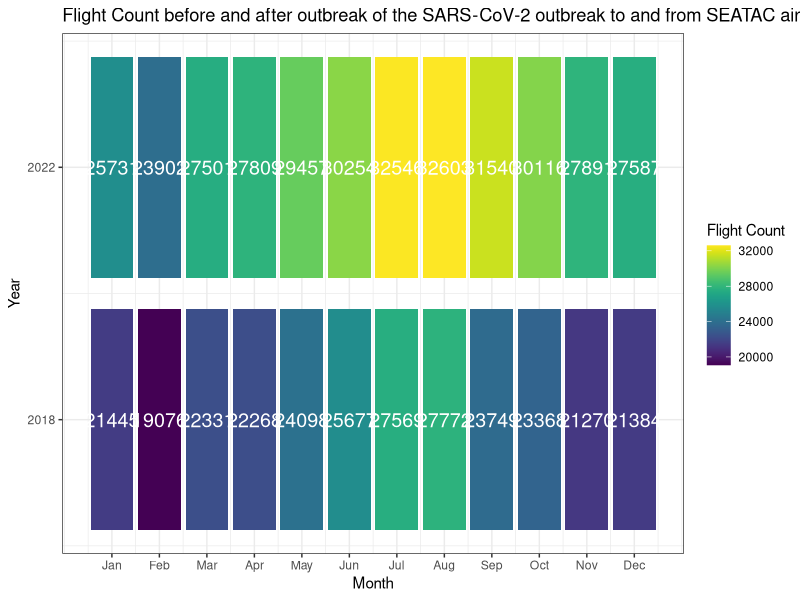
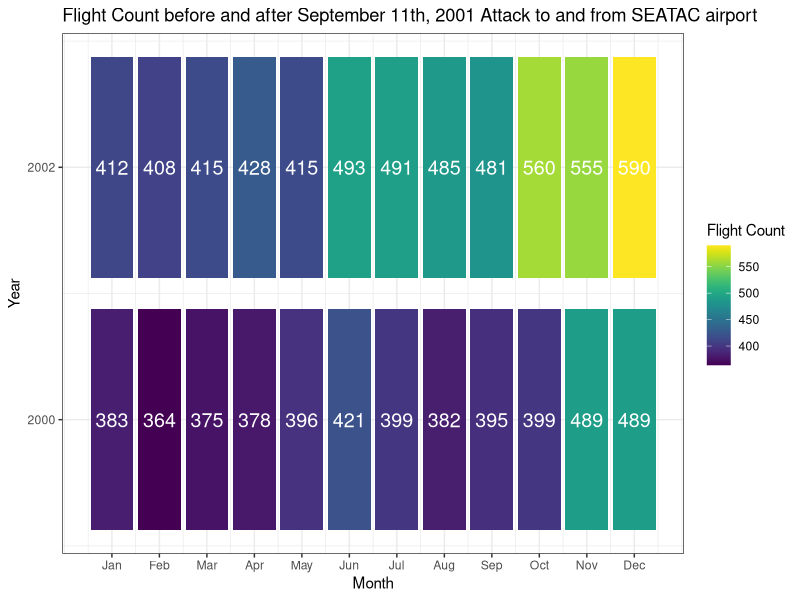
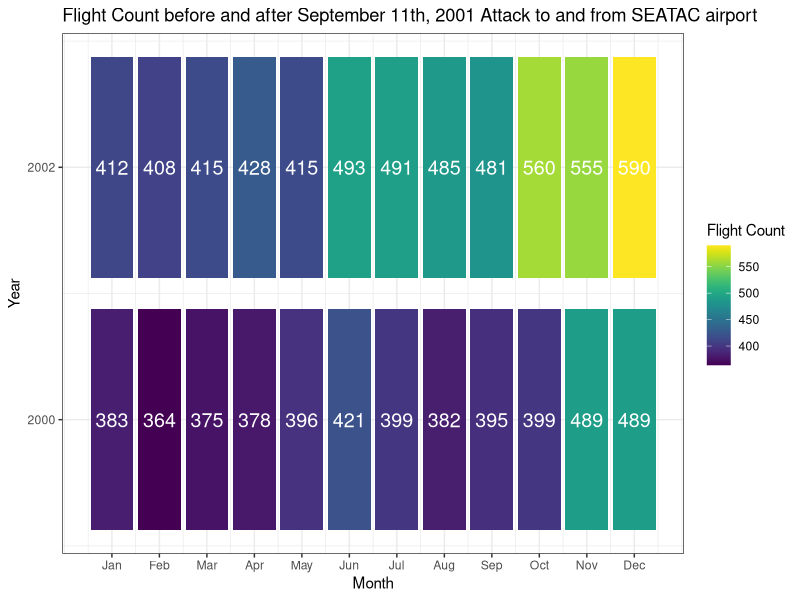
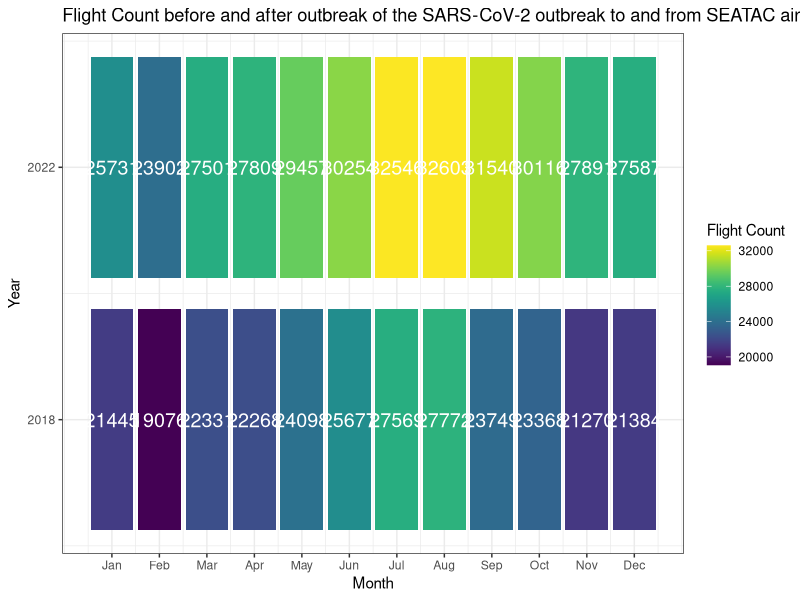

Source code (R) for these figures, in order:
library('dplyr')
library('ggplot2')
library('reshape2')
library('viridis')

df <- read.csv('full_dataset.csv')
group <- group_by(df, month, year)
combined_monthly <- summarize(group, FlightCount = sum(Flights))
covid <- filter(combined_monthly, year > 2010)
nine_eleven <- filter(combined_monthly, year < 2010)
melted_covid <- melt(covid, id.vars = c("year", "month"), measure.vars = "FlightCount")
melted_nine <- melt(nine_eleven, id.vars = c("year", "month"), measure.vars = "FlightCount")



viz <- ggplot(melted_covid, aes(x = month, y = year, fill = value)) +
  geom_tile(width = 0.9, height = 3.5) +
  labs(x = "Month", y = "Year", fill = "Flight Count", title = 'Flight Count before and after outbreak of the SARS-CoV-2 outbreak to and from SEATAC airport') +
  theme_bw()


viz2 <- ggplot(melted_nine, aes(x = month, y = year, fill = value)) +
  geom_tile(width = 0.9, height = 1.75) +
  labs(x = "Month", y = "Year", fill = "Flight Count", title = 'Flight Count before and after September 11th, 2001 Attack to and from SEATAC airport') +
  theme_bw()

# Modify the X-axis labels for both plots
viz <- viz + scale_x_continuous(breaks = 1:12, labels = month.abb)
viz2 <- viz2 + scale_x_continuous(breaks = 1:12, labels = month.abb)
viz <- viz + scale_y_continuous(breaks = c(2018, 2022), labels = c('2018', '2022'))
viz2 <- viz2 + scale_y_continuous(breaks = c(2000, 2002), labels = c('2000', '2002'))

viz <- viz + geom_text(aes(label = value), color = "white", size = 5)
viz2 <- viz2 + geom_text(aes(label = value), color = "white", size = 5)

viz <- viz + scale_fill_viridis()
viz2 <- viz2 + scale_fill_viridis()

# Plot the modified visualizations
print(viz)
print(viz2)



# Save plot to PNG
ggsave("viz2.png", plot = viz2, width = 12, height = 8, dpi = 600)
ggsave("viz.png", plot = viz, width = 12, height = 8, dpi = 600)
